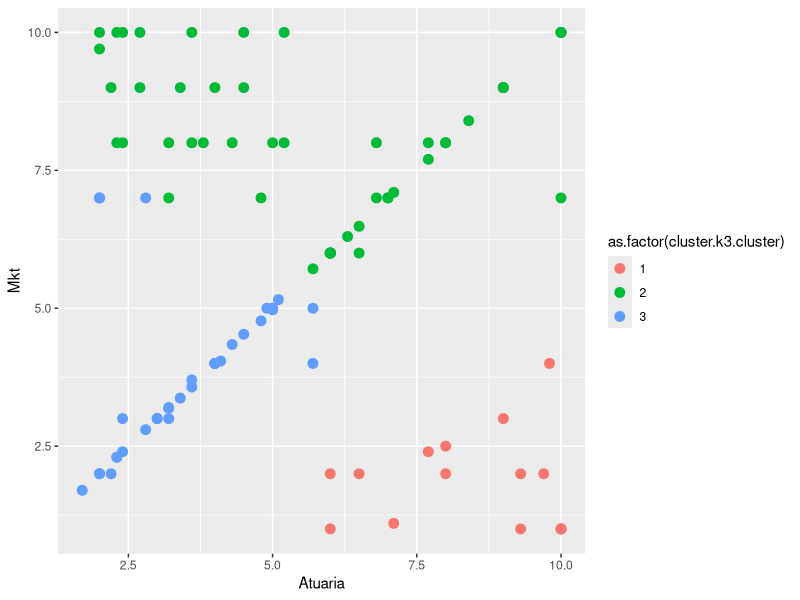
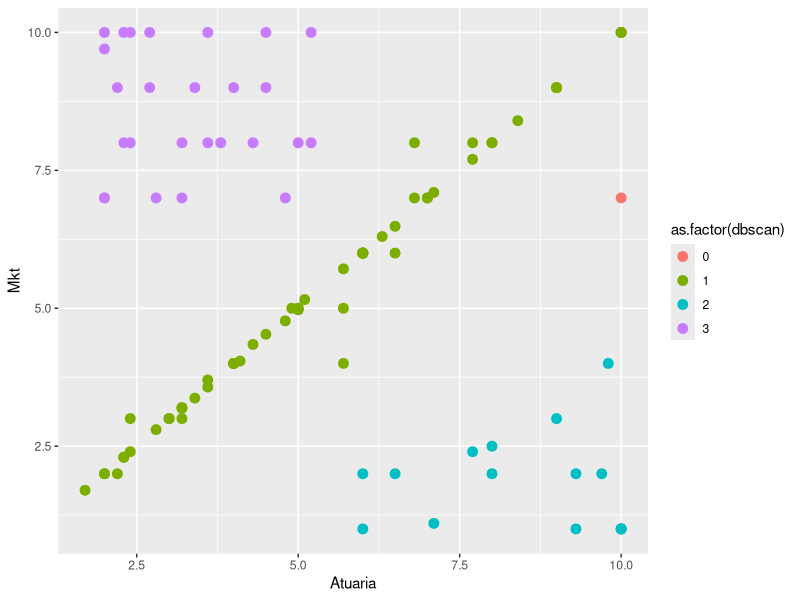
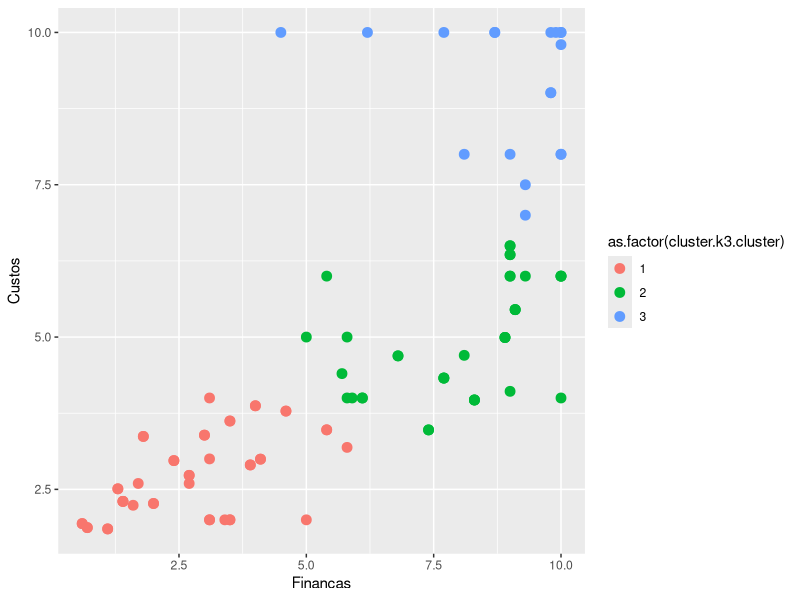
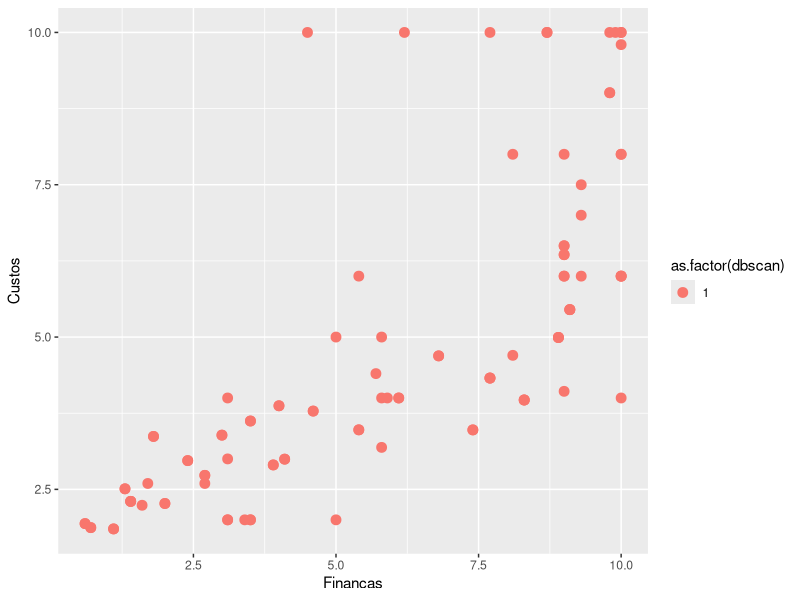

Source code (R) for these figures, in order:
#library
library(readxl)
library(tidyverse)


set.seed(12)

#load data, view, move ID to rows
notas_categ <- as.data.frame(read_excel("data/notas_categ.xlsx"))
View(notas_categ)
#               Financas    Custos    Mkt     Atuaria     Sexo
#
# Adelino       9.9         10.0      10.0    10.0        Masc
# Renata        7.7         10.0      10.0    10.0        Fem
# Giulia        6.2         10.0      10.0    10.0        Fem
# Felipe        8.7         10.0      9.0     9.0         Masc
# Cecília       9.8         10.0      7.0     10.0        Fem

##########  first analysis  ###########

#choosing the data
notas_alunos <- notas_categ %>% 
  select(Estudante, Atuaria, Mkt)

#move ID to rows
rownames(notas_alunos) <- notas_alunos[,1]
notas_alunos <- notas_alunos[,-1]

#standardize variables
notas_alunos_pad <- scale(notas_alunos)
#             Atuaria       Mkt  
#
# Adelino     1.86464588    1.53173333     
# Renata      1.86464588    1.53173333
# Giulia      1.86464588    1.53173333
# Felipe      1.46672743    1.17819425
# Cecília     1.86464588    0.47111608

#calculate the cluster | k-means
cluster.k3 <- kmeans(notas_alunos_pad, centers = 3)

#create groups
grupo_alunos_kmeans3 <- data.frame(cluster.k3$cluster)
#             cluster.k3.cluster
# Adelino     2
# Renata      2
# Giulia      2
# Felipe      2
# Cecília     2

#join table with original base
notas_alunos_fim <- cbind(notas_alunos, grupo_alunos_kmeans3)
#             Atuaria       Mkt       cluster.k3.cluster       
#
# Adelino     10.0          10.0      2     
# Renata      10.0          10.0      2
# Giulia      10.0          10.0      2
# Felipe      9.0           9.0       2
# Cecília     10.0          7.0       2

#view clusters in color
notas_alunos_fim %>% 
  ggplot() +
  geom_point(aes(x = Atuaria,
                 y = Mkt,
                 color = as.factor(cluster.k3.cluster)),
             size = 3)

#calculate the cluster | dbscan
dbscan <- fpc::dbscan(notas_alunos_pad,eps = 0.56, MinPts = 3)

#join table in original data
notas_alunos_fim$dbscan <- dbscan$cluster
#             Atuaria       Mkt       cluster.k3.cluster      dbscan       
#
# Adelino     10.0          10.0      2                       1    
# Renata      10.0          10.0      2                       1
# Giulia      10.0          10.0      2                       1
# Felipe      9.0           9.0       2                       1
# Cecília     10.0          7.0       2                       0

#view clusters in color
notas_alunos_fim %>% 
  ggplot() +
  geom_point(aes(x = Atuaria,
                 y = Mkt,
                 color = as.factor(dbscan)),
             size = 3)

##########  second analysis  ###########

#choosing the data
notas_alunos <- notas_categ %>% 
  select(Estudante, Financas, Custos)

#move ID to rows
rownames(notas_alunos) <- notas_alunos[,1]
notas_alunos <- notas_alunos[,-1]

#standardize variables
notas_alunos_pad <- scale(notas_alunos)
#             Financas        Custos 
#
# Adelino     1.30205788      2.150294630     
# Renata      0.59755041      2.150294630
# Giulia      0.11720437      2.150294630
# Felipe      0.91778111      2.150294630
# Cecília     1.27003499      2.150294630

#calculate the cluster | k-means
cluster.k3 <- kmeans(notas_alunos_pad, centers = 3)

#create groups
grupo_alunos_kmeans3 <- data.frame(cluster.k3$cluster)
#             cluster.k3.cluster
# Adelino     1
# Renata      1
# Giulia      1
# Felipe      1
# Cecília     1

#join table with original base
notas_alunos_fim <- cbind(notas_alunos, grupo_alunos_kmeans3)
#             Financas      Custos    cluster.k3.cluster       
#
# Adelino     10.0          10.0      1     
# Renata      10.0          10.0      1
# Giulia      10.0          10.0      1
# Felipe      9.0           9.0       1
# Cecília     10.0          7.0       1

#view clusters in color
notas_alunos_fim %>% 
  ggplot() +
  geom_point(aes(x = Financas,
                 y = Custos,
                 color = as.factor(cluster.k3.cluster)),
             size = 3)

#calculate the cluster | dbscan
dbscan <- fpc::dbscan(notas_alunos_pad,eps = 0.56, MinPts = 3)

#join table in original data
notas_alunos_fim$dbscan <- dbscan$cluster
#             Financas      Custos    cluster.k3.cluster      dbscan       
#
# Adelino     10.0          10.0      1                       1    
# Renata      10.0          10.0      1                       1
# Giulia      10.0          10.0      1                       1
# Felipe      9.0           9.0       1                       1
# Cecília     10.0          7.0       1                       1

#view clusters in color
notas_alunos_fim %>% 
  ggplot() +
  geom_point(aes(x = Financas,
                 y = Custos,
                 color = as.factor(dbscan)),
             size = 3)
